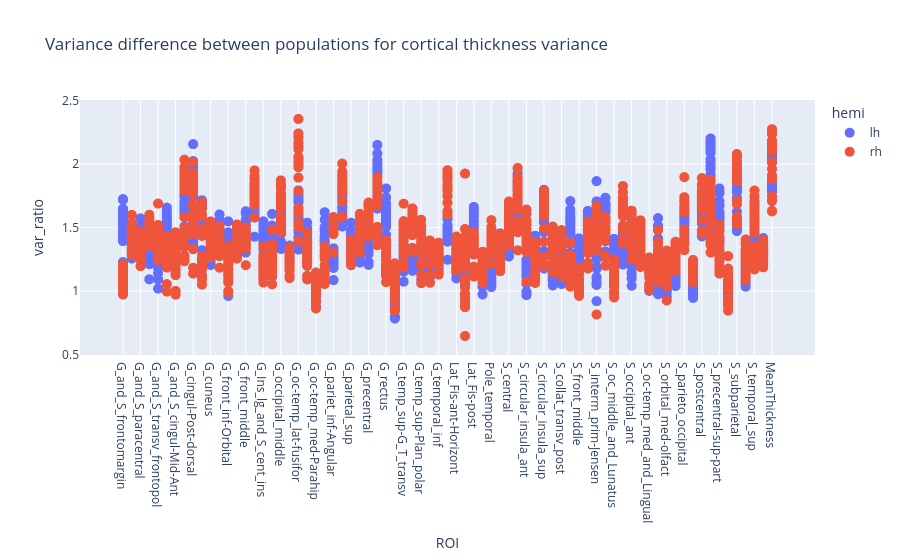

Here is the notebook cell this chart was saved with:
### Markdown cell above
#### Variance ratio

### Code cell
var_diff = cohen_d_thickness.copy()
var_diff["var_ratio"] = var_diff["var_pop1"] / var_diff["var_pop2"]
# filter out eTIV and BrainSegVolNotVent
var_diff = var_diff[~var_diff["ROI"].isin(["eTIV", "BrainSegVolNotVent"])]
fig = px.scatter(
    var_diff,
    x="ROI",
    y="var_ratio",
    color="hemi",
    hover_name="ROI",
    title="Variance difference between populations for cortical thickness variance",
).update_traces(marker=dict(size=10))
print_figure(fig, filename="figures/var_diff_thickness.png")

### Figure 1 — Plotly figure (JSON) as saved in the notebook; plotly's stock layout.template omitted (floating-point values rounded to 4 significant figures; data arrays with more than 128 entries replaced by an {"elided": "..."} marker saying what was removed)
{"data": [{"hovertemplate": "<b>%{hovertext}</b><br><br>hemi=lh<br>ROI=%{x}<br>var_ratio=%{y}<extra></extra>", "hovertext": {"elided": "1875 str values"}, "legendgroup": "lh", "marker": {"color": "#636efa", "size": 10, "symbol": "circle"}, "mode": "markers", "name": "lh", "showlegend": true, "type": "scattergl", "x": {"elided": "1875 str values"}, "xaxis": "x", "y": {"elided": "1875 float values"}, "yaxis": "y"}, {"hovertemplate": "<b>%{hovertext}</b><br><br>hemi=rh<br>ROI=%{x}<br>var_ratio=%{y}<extra></extra>", "hovertext": {"elided": "1875 str values"}, "legendgroup": "rh", "marker": {"color": "#EF553B", "size": 10, "symbol": "circle"}, "mode": "markers", "name": "rh", "showlegend": true, "type": "scattergl", "x": {"elided": "1875 str values"}, "xaxis": "x", "y": {"elided": "1875 float values"}, "yaxis": "y"}], "layout": {"legend": {"title": {"text": "hemi"}, "tracegroupgap": 0}, "title": {"text": "Variance difference between populations for cortical thickness variance"}, "xaxis": {"anchor": "y", "domain": [0, 1], "title": {"text": "ROI"}}, "yaxis": {"anchor": "x", "domain": [0, 1], "title": {"text": "var_ratio"}}}}
